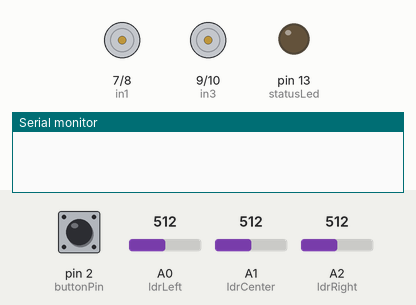
Simulated run of this sketch. Board: Arduino Uno, built with avr-gcc and run on an emulated ATmega328P. Parts: motor-driver pin pairs drawn as motors (green arrow = first pin HIGH = forward, orange = second pin HIGH = backward, longer = more drive, scaled by the enable pin), output pins drawn as LEDs (lit = HIGH), the last lines printed to the serial monitor. The test bench sets the inputs (shaded band); at power-on: pin 2 (buttonPin) HIGH, A0 (ldrLeft) = 512, A2 (ldrRight) = 512, A1 (ldrCenter) = 512.

Above: at 1.2 s.
1.3 s: pin 2 (buttonPin) pulled LOW for 0.15 s
At 2.5 s:
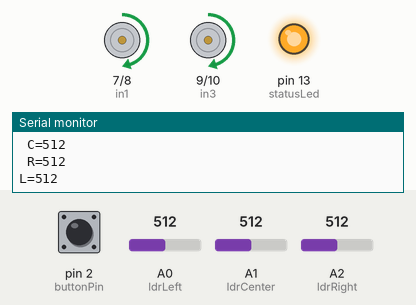
2.9 s: A0 (ldrLeft) set to 554
4.4 s: A0 (ldrLeft) set to 571
At 5.0 s:
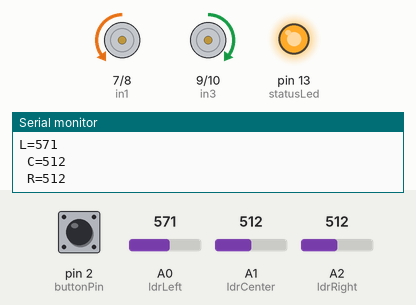
5.9 s: A2 (ldrRight) set to 536
At 6.4 s:
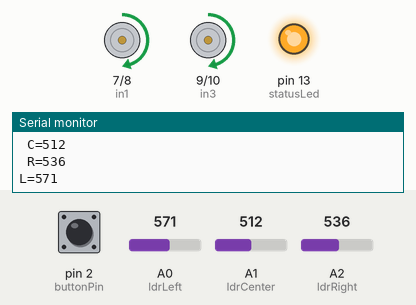
8.9 s: A1 (ldrCenter) set to 888
10.4 s: A1 (ldrCenter) set to 916
At 11.0 s:
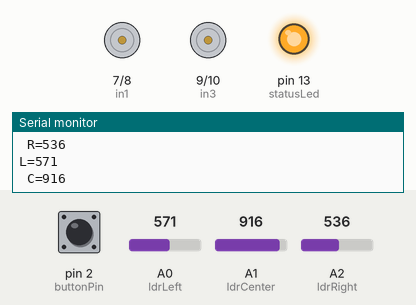
Timing chart, 0 to 12.9 s (numbered marks = the images above; inputs shaded):
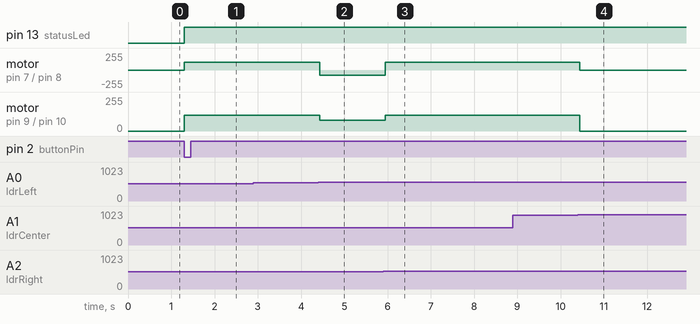

The sketch:

code.ino
```cpp
int ldrLeft = A0;
int ldrCenter = A1;
int ldrRight = A2;

int buttonPin = 2;
int statusLed = 13;

int in1 = 7;
int in2 = 8;
int in3 = 9;
int in4 = 10;

int enA = 6;
int enB = 11;

int lightThreshold = 400;
int stopThreshold = 900;

bool robotOn = false;

int lastButtonState = HIGH;

int tolerance = 50;

int forwardSpeed = 120;
int turnSpeed = 80;

void setup()
{
  pinMode(buttonPin, INPUT_PULLUP);

  pinMode(statusLed, OUTPUT);

  pinMode(in1, OUTPUT);
  pinMode(in2, OUTPUT);
  pinMode(in3, OUTPUT);
  pinMode(in4, OUTPUT);

  pinMode(enA, OUTPUT);
  pinMode(enB, OUTPUT);

  Serial.begin(9600);
}

void loop()
{
  int buttonState = digitalRead(buttonPin);

  if(buttonState == LOW && lastButtonState == HIGH)
  {
    robotOn = !robotOn;
  }

  lastButtonState = buttonState;

  if(robotOn)
  {
    digitalWrite(statusLed, HIGH);

    int leftValue = analogRead(ldrLeft);
    int centerValue = analogRead(ldrCenter);
    int rightValue = analogRead(ldrRight);

    Serial.print("L=");
    Serial.println(leftValue);

    Serial.print(" C=");
    Serial.println(centerValue);

    Serial.print(" R=");
    Serial.println(rightValue);

    if (leftValue > stopThreshold ||
      centerValue > stopThreshold ||
      rightValue > stopThreshold) {

      analogWrite(enA, 0);
      analogWrite(enB, 0);

      digitalWrite(in1, LOW);
      digitalWrite(in2, LOW);
      digitalWrite(in3, LOW);
      digitalWrite(in4, LOW);
    }

    else if(leftValue < lightThreshold &&
       centerValue < lightThreshold &&
       rightValue < lightThreshold)
    {

      digitalWrite(in1, LOW);
      digitalWrite(in2, LOW);

      digitalWrite(in3, LOW);
      digitalWrite(in4, LOW);
    }
    else if(leftValue > centerValue + tolerance
      && leftValue > rightValue + tolerance)
    {

      analogWrite(enA, turnSpeed);
      analogWrite(enB, turnSpeed);

      digitalWrite(in1, LOW);
      digitalWrite(in2, HIGH);

      digitalWrite(in3, HIGH);
      digitalWrite(in4, LOW);
    }

    else if(rightValue > centerValue + tolerance
      && rightValue > leftValue + tolerance)
    {

      analogWrite(enA, turnSpeed);
      analogWrite(enB, turnSpeed);

      digitalWrite(in1, HIGH);
      digitalWrite(in2, LOW);

      digitalWrite(in3, LOW);
      digitalWrite(in4, HIGH);
    }

    else
    {

      analogWrite(enA, forwardSpeed);
      analogWrite(enB, forwardSpeed);

      digitalWrite(in1, HIGH);
      digitalWrite(in2, LOW);

      digitalWrite(in3, HIGH);
      digitalWrite(in4, LOW);
    }
  }

  else
  {
    digitalWrite(statusLed, LOW);

    digitalWrite(in1, LOW);
    digitalWrite(in2, LOW);

    digitalWrite(in3, LOW);
    digitalWrite(in4, LOW);

    analogWrite(enA, 0);
    analogWrite(enB, 0);
  }
}
```

Measured:
- the behaviour switches between 562 and 563 on A0 (ldrLeft) (found by bisection; images 1 and 2)
- the behaviour switches between 520 and 521 on A2 (ldrRight) (found by bisection; images 2 and 3)
- the behaviour switches between 900 and 901 on A1 (ldrCenter) (found by bisection; images 3 and 4)
- after the input at 1.3 s, pin 13 (statusLed): LOW → HIGH at once; motor on pin 7 (in1) / pin 8 (in2), motor on pin 9 (in3) / pin 10 (in4): stopped → forward 120/255 at once
- after the input at 4.4 s, motor on pin 7 (in1) / pin 8 (in2): forward 120/255 → backward 80/255 at once; motor on pin 9 (in3) / pin 10 (in4): forward 120/255 → forward 80/255 at once
- after the input at 5.9 s, motor on pin 7 (in1) / pin 8 (in2): backward 80/255 → forward 120/255 after 0.05 s; motor on pin 9 (in3) / pin 10 (in4): forward 80/255 → forward 120/255 after 0.05 s
- after the input at 10.4 s, motor on pin 7 (in1) / pin 8 (in2), motor on pin 9 (in3) / pin 10 (in4): forward 120/255 → stopped at once
